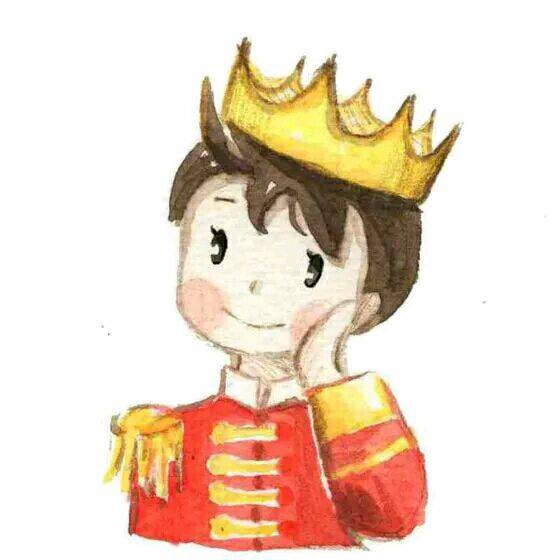
#> input picture LearningOpenCV3WithPython/qt5/test1.jpg, 560 x 560 px, given in place of test1.png, which was not available
$ python randomImage.py
#> lines starting #> are read from the running program, lines starting #| are printed output that depends on the picture; after the words box and inside, x2 and y2 are one past the last pixel; in counts of white or black regions, pixels touching at a corner belong together; pictures that were not available may be replaced by others from this repository, and a replacement may not be noted
import cv2 as cv
import numpy as np
import os

if __name__ == '__main__':
    randomByteArray = bytearray(os.urandom(120000))
    flatNumpyArray = np.array(randomByteArray)

    grayImage = flatNumpyArray.reshape(300,400)
    cv.imwrite('..\data\RandomGray.png',grayImage)
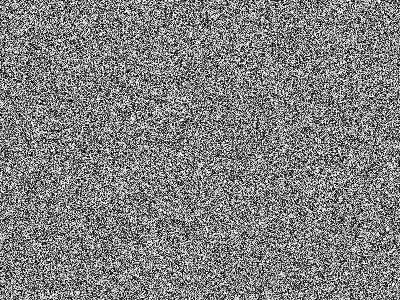
#> saved as RandomGray.png: shape (300, 400); min 0, max 255, mean 128

    bgrImage = flatNumpyArray.reshape(100,400,3)
    cv.imwrite('..\data\RandomColor.png',bgrImage)
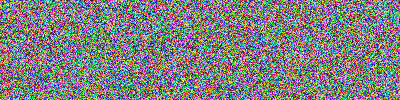
#> saved as RandomColor.png: shape (100, 400, 3); mean B, G, R 128.1, 127.6, 128.1


    img = cv.imread('..\data\\test1.png')
#> img is the input picture: shape (560, 560, 3); mean B, G, R 202.6, 218.6, 237.2
    img[0,0] =[255,255,255]

    print(img.item(150,120,0))
#| 255
    img.itemset((150,120,0),255)
    print(img.item(150,120,0))
#| 255

    img[:,:,1] = 0
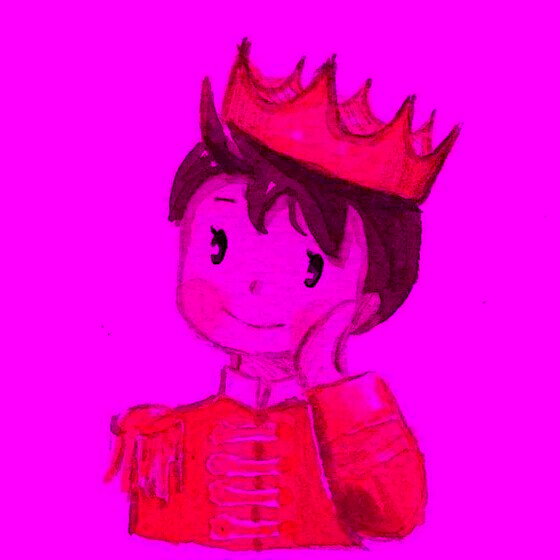
#> img: shape (560, 560, 3); mean B, G, R 202.6, 0, 237.2
    cv.imwrite('..\data\\test1-1.png',img)

    my_roi = img[0:100,0:100]
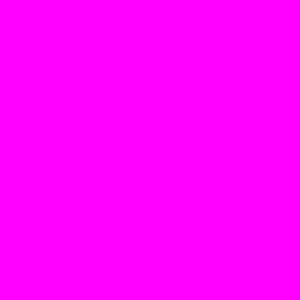
#> my_roi: shape (100, 100, 3) (shown 3 times larger); mean B, G, R 255, 0, 255
    img[300:400,300:400] = my_roi
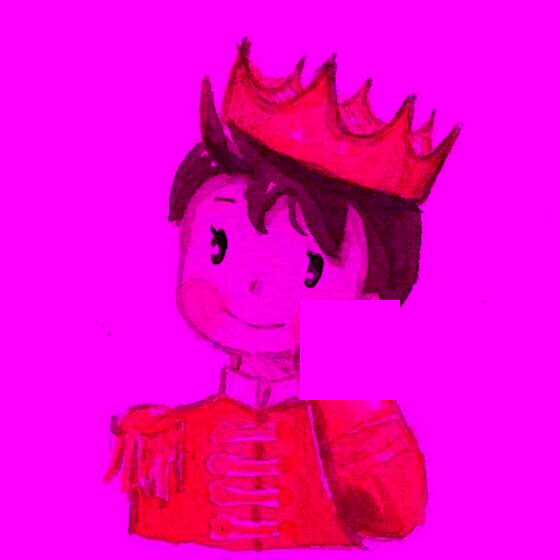
#> img: shape (560, 560, 3); 2.75% of pixels changed, all inside (x1, y1, x2, y2) = (300, 300, 400, 400)
    cv.imwrite("..\data\\test1-2.png",img)

    print(img.shape)
#| (560, 560, 3)
    print(img.size)
#| 940800
    print(img.dtype)
#| uint8
